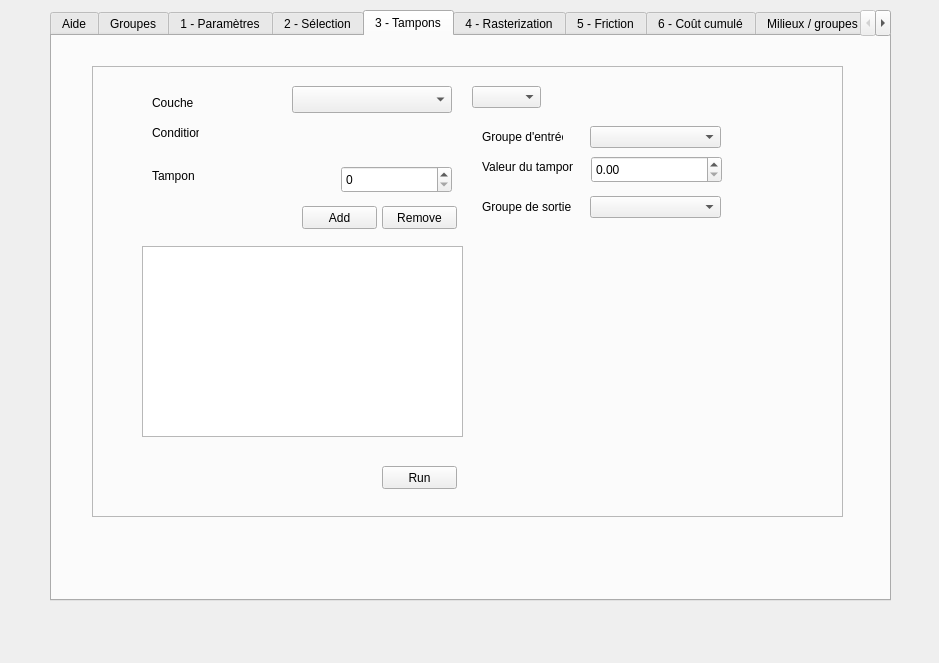
<?xml version="1.0" encoding="UTF-8"?>
<ui version="4.0">
 <class>EcologicalContinuityDialogBase</class>
 <widget class="QDialog" name="EcologicalContinuityDialogBase">
  <property name="geometry">
   <rect>
    <x>0</x>
    <y>0</y>
    <width>939</width>
    <height>663</height>
   </rect>
  </property>
  <property name="windowTitle">
   <string>Plugin Test</string>
  </property>
  <widget class="QTabWidget" name="groups">
   <property name="geometry">
    <rect>
     <x>50</x>
     <y>10</y>
     <width>841</width>
     <height>591</height>
    </rect>
   </property>
   <property name="focusPolicy">
    <enum>Qt::WheelFocus</enum>
   </property>
   <property name="currentIndex">
    <number>4</number>
   </property>
   <widget class="QWidget" name="tab_10">
    <attribute name="title">
     <string>Aide</string>
    </attribute>
   </widget>
   <widget class="QWidget" name="tab_8">
    <attribute name="title">
     <string>Groupes</string>
    </attribute>
    <widget class="QFrame" name="frame_4">
     <property name="geometry">
      <rect>
       <x>20</x>
       <y>10</y>
       <width>381</width>
       <height>271</height>
      </rect>
     </property>
     <property name="frameShape">
      <enum>QFrame::StyledPanel</enum>
     </property>
     <property name="frameShadow">
      <enum>QFrame::Raised</enum>
     </property>
     <widget class="QTableView" name="metagroupsView">
      <property name="geometry">
       <rect>
        <x>10</x>
        <y>130</y>
        <width>361</width>
        <height>131</height>
       </rect>
      </property>
     </widget>
     <widget class="QLabel" name="label_15">
      <property name="geometry">
       <rect>
        <x>20</x>
        <y>10</y>
        <width>81</width>
        <height>16</height>
       </rect>
      </property>
      <property name="font">
       <font>
        <pointsize>10</pointsize>
        <weight>75</weight>
        <bold>true</bold>
       </font>
      </property>
      <property name="text">
       <string>Metagroups</string>
      </property>
     </widget>
     <widget class="QLineEdit" name="metagroupsFilter">
      <property name="geometry">
       <rect>
        <x>20</x>
        <y>100</y>
        <width>113</width>
        <height>20</height>
       </rect>
      </property>
      <property name="font">
       <font>
        <pointsize>8</pointsize>
       </font>
      </property>
      <property name="placeholderText">
       <string>[Filter]</string>
      </property>
     </widget>
     <widget class="QPushButton" name="metagroupsRemove">
      <property name="geometry">
       <rect>
        <x>170</x>
        <y>100</y>
        <width>75</width>
        <height>23</height>
       </rect>
      </property>
      <property name="text">
       <string>Remove</string>
      </property>
     </widget>
     <widget class="QPushButton" name="metagroupsAdd">
      <property name="geometry">
       <rect>
        <x>280</x>
        <y>100</y>
        <width>75</width>
        <height>23</height>
       </rect>
      </property>
      <property name="text">
       <string>Add</string>
      </property>
     </widget>
     <widget class="QLineEdit" name="metagroupsDescr">
      <property name="geometry">
       <rect>
        <x>120</x>
        <y>70</y>
        <width>231</width>
        <height>20</height>
       </rect>
      </property>
     </widget>
     <widget class="QLineEdit" name="metagroupsName">
      <property name="geometry">
       <rect>
        <x>120</x>
        <y>40</y>
        <width>231</width>
        <height>20</height>
       </rect>
      </property>
     </widget>
     <widget class="QLabel" name="label_5">
      <property name="geometry">
       <rect>
        <x>40</x>
        <y>40</y>
        <width>47</width>
        <height>13</height>
       </rect>
      </property>
      <property name="text">
       <string>Name</string>
      </property>
     </widget>
     <widget class="QLabel" name="label_28">
      <property name="geometry">
       <rect>
        <x>40</x>
        <y>70</y>
        <width>61</width>
        <height>16</height>
       </rect>
      </property>
      <property name="text">
       <string>Description</string>
      </property>
     </widget>
    </widget>
    <widget class="QFrame" name="frame_5">
     <property name="geometry">
      <rect>
       <x>430</x>
       <y>10</y>
       <width>381</width>
       <height>341</height>
      </rect>
     </property>
     <property name="frameShape">
      <enum>QFrame::StyledPanel</enum>
     </property>
     <property name="frameShadow">
      <enum>QFrame::Raised</enum>
     </property>
     <widget class="QTableView" name="groupsView">
      <property name="geometry">
       <rect>
        <x>10</x>
        <y>200</y>
        <width>361</width>
        <height>131</height>
       </rect>
      </property>
     </widget>
     <widget class="QLabel" name="label_16">
      <property name="geometry">
       <rect>
        <x>20</x>
        <y>10</y>
        <width>81</width>
        <height>16</height>
       </rect>
      </property>
      <property name="font">
       <font>
        <pointsize>10</pointsize>
        <weight>75</weight>
        <bold>true</bold>
       </font>
      </property>
      <property name="text">
       <string>Groups</string>
      </property>
     </widget>
     <widget class="QLineEdit" name="groupsFilter">
      <property name="geometry">
       <rect>
        <x>20</x>
        <y>170</y>
        <width>113</width>
        <height>20</height>
       </rect>
      </property>
      <property name="font">
       <font>
        <pointsize>8</pointsize>
       </font>
      </property>
      <property name="placeholderText">
       <string>[Filter]</string>
      </property>
     </widget>
     <widget class="QPushButton" name="groupsRemove">
      <property name="geometry">
       <rect>
        <x>170</x>
        <y>170</y>
        <width>75</width>
        <height>23</height>
       </rect>
      </property>
      <property name="text">
       <string>Remove</string>
      </property>
     </widget>
     <widget class="QLineEdit" name="groupsDescr">
      <property name="geometry">
       <rect>
        <x>120</x>
        <y>70</y>
        <width>231</width>
        <height>20</height>
       </rect>
      </property>
     </widget>
     <widget class="QLabel" name="label_31">
      <property name="geometry">
       <rect>
        <x>40</x>
        <y>70</y>
        <width>61</width>
        <height>16</height>
       </rect>
      </property>
      <property name="text">
       <string>Description</string>
      </property>
     </widget>
     <widget class="QLabel" name="label_32">
      <property name="geometry">
       <rect>
        <x>40</x>
        <y>40</y>
        <width>47</width>
        <height>13</height>
       </rect>
      </property>
      <property name="text">
       <string>Name</string>
      </property>
     </widget>
     <widget class="QLineEdit" name="groupsName">
      <property name="geometry">
       <rect>
        <x>120</x>
        <y>40</y>
        <width>231</width>
        <height>20</height>
       </rect>
      </property>
     </widget>
     <widget class="QLabel" name="label_33">
      <property name="geometry">
       <rect>
        <x>40</x>
        <y>100</y>
        <width>47</width>
        <height>13</height>
       </rect>
      </property>
      <property name="text">
       <string>Layer</string>
      </property>
     </widget>
     <widget class="QLabel" name="label_34">
      <property name="geometry">
       <rect>
        <x>40</x>
        <y>130</y>
        <width>61</width>
        <height>16</height>
       </rect>
      </property>
      <property name="text">
       <string>Metagroup</string>
      </property>
     </widget>
     <widget class="QgsFileWidget" name="groupsLayer">
      <property name="geometry">
       <rect>
        <x>120</x>
        <y>100</y>
        <width>231</width>
        <height>27</height>
       </rect>
      </property>
      <property name="fileWidgetButtonVisible">
       <bool>true</bool>
      </property>
      <property name="filter">
       <string/>
      </property>
     </widget>
     <widget class="QComboBox" name="groupsMetagroup">
      <property name="geometry">
       <rect>
        <x>120</x>
        <y>130</y>
        <width>231</width>
        <height>22</height>
       </rect>
      </property>
     </widget>
     <widget class="QPushButton" name="groupsAdd">
      <property name="geometry">
       <rect>
        <x>270</x>
        <y>170</y>
        <width>75</width>
        <height>23</height>
       </rect>
      </property>
      <property name="text">
       <string>Add</string>
      </property>
     </widget>
    </widget>
   </widget>
   <widget class="QWidget" name="tab_9">
    <attribute name="title">
     <string>1 - Paramètres</string>
    </attribute>
   </widget>
   <widget class="QWidget" name="tab_3">
    <attribute name="title">
     <string>2 - Sélection</string>
    </attribute>
    <widget class="QFrame" name="frame">
     <property name="geometry">
      <rect>
       <x>50</x>
       <y>270</y>
       <width>341</width>
       <height>251</height>
      </rect>
     </property>
     <property name="frameShape">
      <enum>QFrame::StyledPanel</enum>
     </property>
     <property name="frameShadow">
      <enum>QFrame::Raised</enum>
     </property>
     <widget class="QTableWidget" name="groupVectTable">
      <property name="geometry">
       <rect>
        <x>0</x>
        <y>30</y>
        <width>341</width>
        <height>221</height>
       </rect>
      </property>
      <property name="editTriggers">
       <set>QAbstractItemView::NoEditTriggers</set>
      </property>
      <property name="tabKeyNavigation">
       <bool>true</bool>
      </property>
      <property name="showDropIndicator" stdset="0">
       <bool>true</bool>
      </property>
      <property name="dragDropOverwriteMode">
       <bool>true</bool>
      </property>
      <property name="columnCount">
       <number>6</number>
      </property>
      <column>
       <property name="text">
        <string>ID</string>
       </property>
      </column>
      <column>
       <property name="text">
        <string>Couche</string>
       </property>
      </column>
      <column>
       <property name="text">
        <string>Expression</string>
       </property>
      </column>
      <column>
       <property name="text">
        <string>Groupe</string>
       </property>
      </column>
      <column>
       <property name="text">
        <string>Métagroupe</string>
       </property>
      </column>
      <column>
       <property name="text">
        <string>Couche de sortie</string>
       </property>
      </column>
     </widget>
     <widget class="QPushButton" name="groupVectDelete">
      <property name="geometry">
       <rect>
        <x>260</x>
        <y>0</y>
        <width>75</width>
        <height>23</height>
       </rect>
      </property>
      <property name="text">
       <string>Delete</string>
      </property>
     </widget>
     <widget class="QPushButton" name="groupVectRefresh">
      <property name="geometry">
       <rect>
        <x>160</x>
        <y>0</y>
        <width>75</width>
        <height>23</height>
       </rect>
      </property>
      <property name="text">
       <string>Refresh</string>
      </property>
     </widget>
     <widget class="QLineEdit" name="groupVectFilter">
      <property name="geometry">
       <rect>
        <x>0</x>
        <y>0</y>
        <width>113</width>
        <height>20</height>
       </rect>
      </property>
      <property name="placeholderText">
       <string>Filter on layer name</string>
      </property>
     </widget>
    </widget>
    <widget class="QPushButton" name="groupVectRun">
     <property name="geometry">
      <rect>
       <x>310</x>
       <y>530</y>
       <width>75</width>
       <height>23</height>
      </rect>
     </property>
     <property name="text">
      <string>Run</string>
     </property>
    </widget>
    <widget class="QFrame" name="frame_2">
     <property name="geometry">
      <rect>
       <x>60</x>
       <y>10</y>
       <width>331</width>
       <height>241</height>
      </rect>
     </property>
     <property name="frameShape">
      <enum>QFrame::StyledPanel</enum>
     </property>
     <property name="frameShadow">
      <enum>QFrame::Raised</enum>
     </property>
     <widget class="QgsMapLayerComboBox" name="groupVectMapLayer">
      <property name="geometry">
       <rect>
        <x>150</x>
        <y>10</y>
        <width>160</width>
        <height>27</height>
       </rect>
      </property>
     </widget>
     <widget class="QLabel" name="label_7">
      <property name="geometry">
       <rect>
        <x>10</x>
        <y>10</y>
        <width>121</width>
        <height>21</height>
       </rect>
      </property>
      <property name="text">
       <string>Couche</string>
      </property>
     </widget>
     <widget class="QgsFieldExpressionWidget" name="groupVectFieldExpr">
      <property name="geometry">
       <rect>
        <x>110</x>
        <y>50</y>
        <width>200</width>
        <height>27</height>
       </rect>
      </property>
     </widget>
     <widget class="QLabel" name="label_8">
      <property name="geometry">
       <rect>
        <x>10</x>
        <y>50</y>
        <width>91</width>
        <height>21</height>
       </rect>
      </property>
      <property name="text">
       <string>Expression</string>
      </property>
     </widget>
     <widget class="QComboBox" name="groupVectGroupCombo">
      <property name="geometry">
       <rect>
        <x>240</x>
        <y>90</y>
        <width>69</width>
        <height>22</height>
       </rect>
      </property>
     </widget>
     <widget class="QLabel" name="label_9">
      <property name="geometry">
       <rect>
        <x>10</x>
        <y>90</y>
        <width>61</width>
        <height>21</height>
       </rect>
      </property>
      <property name="text">
       <string>Groupe</string>
      </property>
     </widget>
     <widget class="QLabel" name="label_10">
      <property name="geometry">
       <rect>
        <x>10</x>
        <y>120</y>
        <width>91</width>
        <height>21</height>
       </rect>
      </property>
      <property name="text">
       <string>Métagroupe</string>
      </property>
     </widget>
     <widget class="QPushButton" name="groupVectAdd">
      <property name="geometry">
       <rect>
        <x>230</x>
        <y>190</y>
        <width>75</width>
        <height>23</height>
       </rect>
      </property>
      <property name="text">
       <string>Add</string>
      </property>
     </widget>
     <widget class="QLineEdit" name="groupVectGroupLine">
      <property name="geometry">
       <rect>
        <x>110</x>
        <y>90</y>
        <width>113</width>
        <height>20</height>
       </rect>
      </property>
     </widget>
     <widget class="QLabel" name="label_11">
      <property name="geometry">
       <rect>
        <x>10</x>
        <y>150</y>
        <width>91</width>
        <height>21</height>
       </rect>
      </property>
      <property name="text">
       <string>Couche de sortie</string>
      </property>
     </widget>
     <widget class="QLineEdit" name="groupVectMetagroup">
      <property name="geometry">
       <rect>
        <x>110</x>
        <y>120</y>
        <width>113</width>
        <height>20</height>
       </rect>
      </property>
     </widget>
     <widget class="QgsFileWidget" name="groupVectOutLayer">
      <property name="geometry">
       <rect>
        <x>110</x>
        <y>150</y>
        <width>171</width>
        <height>27</height>
       </rect>
      </property>
     </widget>
    </widget>
    <widget class="QFrame" name="frame_6">
     <property name="geometry">
      <rect>
       <x>410</x>
       <y>30</y>
       <width>391</width>
       <height>481</height>
      </rect>
     </property>
     <property name="frameShape">
      <enum>QFrame::StyledPanel</enum>
     </property>
     <property name="frameShadow">
      <enum>QFrame::Raised</enum>
     </property>
     <widget class="QgsMapLayerComboBox" name="selectionInLayerCombo">
      <property name="geometry">
       <rect>
        <x>70</x>
        <y>10</y>
        <width>101</width>
        <height>27</height>
       </rect>
      </property>
     </widget>
     <widget class="QLabel" name="label_17">
      <property name="geometry">
       <rect>
        <x>10</x>
        <y>10</y>
        <width>121</width>
        <height>21</height>
       </rect>
      </property>
      <property name="text">
       <string>Couche</string>
      </property>
     </widget>
     <widget class="QgsFieldExpressionWidget" name="selectionExpr">
      <property name="geometry">
       <rect>
        <x>110</x>
        <y>50</y>
        <width>200</width>
        <height>27</height>
       </rect>
      </property>
     </widget>
     <widget class="QLabel" name="label_18">
      <property name="geometry">
       <rect>
        <x>10</x>
        <y>50</y>
        <width>91</width>
        <height>21</height>
       </rect>
      </property>
      <property name="text">
       <string>Expression</string>
      </property>
     </widget>
     <widget class="QComboBox" name="selectionGroupCombo">
      <property name="geometry">
       <rect>
        <x>240</x>
        <y>90</y>
        <width>69</width>
        <height>22</height>
       </rect>
      </property>
     </widget>
     <widget class="QLabel" name="label_19">
      <property name="geometry">
       <rect>
        <x>10</x>
        <y>90</y>
        <width>61</width>
        <height>21</height>
       </rect>
      </property>
      <property name="text">
       <string>Groupe</string>
      </property>
     </widget>
     <widget class="QLabel" name="label_20">
      <property name="geometry">
       <rect>
        <x>10</x>
        <y>120</y>
        <width>91</width>
        <height>21</height>
       </rect>
      </property>
      <property name="text">
       <string>Métagroupe</string>
      </property>
     </widget>
     <widget class="QPushButton" name="selectionAdd">
      <property name="geometry">
       <rect>
        <x>230</x>
        <y>190</y>
        <width>75</width>
        <height>23</height>
       </rect>
      </property>
      <property name="text">
       <string>Add</string>
      </property>
     </widget>
     <widget class="QLineEdit" name="selectionGroup">
      <property name="geometry">
       <rect>
        <x>110</x>
        <y>90</y>
        <width>113</width>
        <height>20</height>
       </rect>
      </property>
     </widget>
     <widget class="QLabel" name="label_21">
      <property name="geometry">
       <rect>
        <x>10</x>
        <y>150</y>
        <width>91</width>
        <height>21</height>
       </rect>
      </property>
      <property name="text">
       <string>Couche de sortie</string>
      </property>
     </widget>
     <widget class="QLineEdit" name="selectionMetagroup">
      <property name="geometry">
       <rect>
        <x>110</x>
        <y>120</y>
        <width>113</width>
        <height>20</height>
       </rect>
      </property>
     </widget>
     <widget class="QgsFileWidget" name="selectionOutLayer">
      <property name="geometry">
       <rect>
        <x>110</x>
        <y>150</y>
        <width>171</width>
        <height>27</height>
       </rect>
      </property>
     </widget>
     <widget class="QTableView" name="selectionView">
      <property name="geometry">
       <rect>
        <x>10</x>
        <y>230</y>
        <width>291</width>
        <height>192</height>
       </rect>
      </property>
     </widget>
     <widget class="QPushButton" name="selectionRemove">
      <property name="geometry">
       <rect>
        <x>230</x>
        <y>430</y>
        <width>75</width>
        <height>23</height>
       </rect>
      </property>
      <property name="text">
       <string>Remove</string>
      </property>
     </widget>
     <widget class="QgsFileWidget" name="selectionInLayer">
      <property name="geometry">
       <rect>
        <x>180</x>
        <y>10</y>
        <width>171</width>
        <height>27</height>
       </rect>
      </property>
     </widget>
    </widget>
   </widget>
   <widget class="QWidget" name="tab_5">
    <attribute name="title">
     <string>3 - Tampons</string>
    </attribute>
    <widget class="QFrame" name="frame_3">
     <property name="geometry">
      <rect>
       <x>40</x>
       <y>30</y>
       <width>751</width>
       <height>451</height>
      </rect>
     </property>
     <property name="frameShape">
      <enum>QFrame::StyledPanel</enum>
     </property>
     <property name="frameShadow">
      <enum>QFrame::Raised</enum>
     </property>
     <widget class="QLabel" name="label_13">
      <property name="geometry">
       <rect>
        <x>60</x>
        <y>30</y>
        <width>47</width>
        <height>13</height>
       </rect>
      </property>
      <property name="text">
       <string>Couche</string>
      </property>
     </widget>
     <widget class="QLabel" name="label_14">
      <property name="geometry">
       <rect>
        <x>60</x>
        <y>60</y>
        <width>47</width>
        <height>13</height>
       </rect>
      </property>
      <property name="text">
       <string>Condition</string>
      </property>
     </widget>
     <widget class="QTableView" name="bufferView">
      <property name="geometry">
       <rect>
        <x>50</x>
        <y>180</y>
        <width>321</width>
        <height>191</height>
       </rect>
      </property>
     </widget>
     <widget class="QgsMapLayerComboBox" name="bufferMapLayer">
      <property name="geometry">
       <rect>
        <x>200</x>
        <y>20</y>
        <width>160</width>
        <height>27</height>
       </rect>
      </property>
     </widget>
     <widget class="QgsFieldExpressionWidget" name="bufferCondition">
      <property name="geometry">
       <rect>
        <x>160</x>
        <y>60</y>
        <width>200</width>
        <height>27</height>
       </rect>
      </property>
     </widget>
     <widget class="QgsSpinBox" name="bufferValueOld">
      <property name="geometry">
       <rect>
        <x>249</x>
        <y>100</y>
        <width>111</width>
        <height>27</height>
       </rect>
      </property>
      <property name="minimum">
       <number>0</number>
      </property>
      <property name="maximum">
       <number>999</number>
      </property>
     </widget>
     <widget class="QLabel" name="label_30">
      <property name="geometry">
       <rect>
        <x>60</x>
        <y>100</y>
        <width>46</width>
        <height>20</height>
       </rect>
      </property>
      <property name="text">
       <string>Tampon</string>
      </property>
     </widget>
     <widget class="QPushButton" name="bufferRemove">
      <property name="geometry">
       <rect>
        <x>290</x>
        <y>140</y>
        <width>75</width>
        <height>23</height>
       </rect>
      </property>
      <property name="text">
       <string>Remove</string>
      </property>
     </widget>
     <widget class="QPushButton" name="bufferAdd">
      <property name="geometry">
       <rect>
        <x>210</x>
        <y>140</y>
        <width>75</width>
        <height>23</height>
       </rect>
      </property>
      <property name="text">
       <string>Add</string>
      </property>
     </widget>
     <widget class="QPushButton" name="bufferRun">
      <property name="geometry">
       <rect>
        <x>290</x>
        <y>400</y>
        <width>75</width>
        <height>23</height>
       </rect>
      </property>
      <property name="text">
       <string>Run</string>
      </property>
     </widget>
     <widget class="QComboBox" name="bufferInGroupCombo">
      <property name="geometry">
       <rect>
        <x>380</x>
        <y>20</y>
        <width>69</width>
        <height>22</height>
       </rect>
      </property>
     </widget>
     <widget class="QLabel" name="bufferInGroupLabel">
      <property name="geometry">
       <rect>
        <x>390</x>
        <y>60</y>
        <width>81</width>
        <height>21</height>
       </rect>
      </property>
      <property name="text">
       <string>Groupe d'entrée</string>
      </property>
     </widget>
     <widget class="QComboBox" name="bufferInGroup">
      <property name="geometry">
       <rect>
        <x>498</x>
        <y>60</y>
        <width>131</width>
        <height>22</height>
       </rect>
      </property>
     </widget>
     <widget class="QgsDoubleSpinBox" name="bufferValue">
      <property name="geometry">
       <rect>
        <x>499</x>
        <y>90</y>
        <width>131</width>
        <height>27</height>
       </rect>
      </property>
      <property name="minimum">
       <double>0.000000000000000</double>
      </property>
      <property name="maximum">
       <double>9999999.000000000000000</double>
      </property>
     </widget>
     <widget class="QLabel" name="bufferValueLabel">
      <property name="geometry">
       <rect>
        <x>390</x>
        <y>90</y>
        <width>91</width>
        <height>21</height>
       </rect>
      </property>
      <property name="text">
       <string>Valeur du tampon</string>
      </property>
     </widget>
     <widget class="QComboBox" name="bufferOutGroup">
      <property name="geometry">
       <rect>
        <x>498</x>
        <y>130</y>
        <width>131</width>
        <height>22</height>
       </rect>
      </property>
     </widget>
     <widget class="QLabel" name="bufferOutGroupLabel">
      <property name="geometry">
       <rect>
        <x>390</x>
        <y>130</y>
        <width>91</width>
        <height>21</height>
       </rect>
      </property>
      <property name="text">
       <string>Groupe de sortie</string>
      </property>
     </widget>
    </widget>
   </widget>
   <widget class="QWidget" name="tab_2">
    <attribute name="title">
     <string>4 - Rasterization</string>
    </attribute>
    <widget class="QLabel" name="label_4">
     <property name="geometry">
      <rect>
       <x>60</x>
       <y>40</y>
       <width>121</width>
       <height>21</height>
      </rect>
     </property>
     <property name="text">
      <string>Couche vecteur initiale</string>
     </property>
    </widget>
    <widget class="QgsMapLayerComboBox" name="rasterInLayer">
     <property name="geometry">
      <rect>
       <x>220</x>
       <y>40</y>
       <width>160</width>
       <height>27</height>
      </rect>
     </property>
    </widget>
    <widget class="QgsFileWidget" name="rasterOutLayer">
     <property name="geometry">
      <rect>
       <x>230</x>
       <y>140</y>
       <width>90</width>
       <height>27</height>
      </rect>
     </property>
    </widget>
    <widget class="QLabel" name="label_12">
     <property name="geometry">
      <rect>
       <x>60</x>
       <y>140</y>
       <width>121</width>
       <height>21</height>
      </rect>
     </property>
     <property name="text">
      <string>Raster de sortie</string>
     </property>
    </widget>
    <widget class="QPushButton" name="rasterAdd">
     <property name="geometry">
      <rect>
       <x>290</x>
       <y>230</y>
       <width>75</width>
       <height>23</height>
      </rect>
     </property>
     <property name="text">
      <string>Add</string>
     </property>
    </widget>
    <widget class="QgsFieldComboBox" name="rasterField">
     <property name="geometry">
      <rect>
       <x>220</x>
       <y>90</y>
       <width>160</width>
       <height>27</height>
      </rect>
     </property>
    </widget>
    <widget class="QLabel" name="label_6">
     <property name="geometry">
      <rect>
       <x>60</x>
       <y>90</y>
       <width>121</width>
       <height>21</height>
      </rect>
     </property>
     <property name="text">
      <string>Champ</string>
     </property>
    </widget>
    <widget class="QTableView" name="rasterView">
     <property name="geometry">
      <rect>
       <x>70</x>
       <y>290</y>
       <width>321</width>
       <height>191</height>
      </rect>
     </property>
    </widget>
    <widget class="QPushButton" name="rasterRun">
     <property name="geometry">
      <rect>
       <x>300</x>
       <y>500</y>
       <width>75</width>
       <height>23</height>
      </rect>
     </property>
     <property name="text">
      <string>Run</string>
     </property>
    </widget>
    <widget class="QPushButton" name="rasterRemove">
     <property name="geometry">
      <rect>
       <x>290</x>
       <y>260</y>
       <width>75</width>
       <height>23</height>
      </rect>
     </property>
     <property name="text">
      <string>Remove</string>
     </property>
    </widget>
    <widget class="QComboBox" name="rasterInGroupCombo">
     <property name="geometry">
      <rect>
       <x>400</x>
       <y>40</y>
       <width>69</width>
       <height>22</height>
      </rect>
     </property>
    </widget>
    <widget class="QLineEdit" name="rasterOutGroup">
     <property name="geometry">
      <rect>
       <x>510</x>
       <y>80</y>
       <width>113</width>
       <height>20</height>
      </rect>
     </property>
    </widget>
    <widget class="QLineEdit" name="rasterOutMetagroup">
     <property name="geometry">
      <rect>
       <x>510</x>
       <y>110</y>
       <width>113</width>
       <height>20</height>
      </rect>
     </property>
    </widget>
    <widget class="QLabel" name="label_25">
     <property name="geometry">
      <rect>
       <x>410</x>
       <y>80</y>
       <width>61</width>
       <height>21</height>
      </rect>
     </property>
     <property name="text">
      <string>Groupe</string>
     </property>
    </widget>
    <widget class="QLabel" name="label_26">
     <property name="geometry">
      <rect>
       <x>410</x>
       <y>110</y>
       <width>91</width>
       <height>21</height>
      </rect>
     </property>
     <property name="text">
      <string>Métagroupe</string>
     </property>
    </widget>
    <widget class="QgsFileWidget" name="rasterOutLayer_2">
     <property name="geometry">
      <rect>
       <x>510</x>
       <y>140</y>
       <width>171</width>
       <height>27</height>
      </rect>
     </property>
    </widget>
    <widget class="QLabel" name="label_27">
     <property name="geometry">
      <rect>
       <x>410</x>
       <y>140</y>
       <width>91</width>
       <height>21</height>
      </rect>
     </property>
     <property name="text">
      <string>Couche de sortie</string>
     </property>
    </widget>
    <widget class="QComboBox" name="rasterOutGroupCombo">
     <property name="geometry">
      <rect>
       <x>640</x>
       <y>80</y>
       <width>69</width>
       <height>22</height>
      </rect>
     </property>
    </widget>
   </widget>
   <widget class="QWidget" name="Friction">
    <attribute name="title">
     <string>5 - Friction</string>
    </attribute>
   </widget>
   <widget class="QWidget" name="tab">
    <attribute name="title">
     <string>6 - Coût cumulé</string>
    </attribute>
    <widget class="QLabel" name="label">
     <property name="geometry">
      <rect>
       <x>80</x>
       <y>20</y>
       <width>91</width>
       <height>20</height>
      </rect>
     </property>
     <property name="text">
      <string>Raster de départ</string>
     </property>
    </widget>
    <widget class="QLabel" name="label_2">
     <property name="geometry">
      <rect>
       <x>80</x>
       <y>70</y>
       <width>111</width>
       <height>16</height>
      </rect>
     </property>
     <property name="text">
      <string>Raster de perméabilité</string>
     </property>
    </widget>
    <widget class="QLabel" name="label_3">
     <property name="geometry">
      <rect>
       <x>100</x>
       <y>110</y>
       <width>46</width>
       <height>13</height>
      </rect>
     </property>
     <property name="text">
      <string>Coût max</string>
     </property>
    </widget>
    <widget class="QgsMapLayerComboBox" name="costStartRaster">
     <property name="geometry">
      <rect>
       <x>220</x>
       <y>20</y>
       <width>160</width>
       <height>27</height>
      </rect>
     </property>
    </widget>
    <widget class="QgsMapLayerComboBox" name="costPermRaster">
     <property name="geometry">
      <rect>
       <x>220</x>
       <y>60</y>
       <width>160</width>
       <height>27</height>
      </rect>
     </property>
    </widget>
    <widget class="QgsSpinBox" name="costMaxVal">
     <property name="geometry">
      <rect>
       <x>250</x>
       <y>110</y>
       <width>90</width>
       <height>27</height>
      </rect>
     </property>
    </widget>
    <widget class="QPushButton" name="runButton">
     <property name="geometry">
      <rect>
       <x>310</x>
       <y>490</y>
       <width>75</width>
       <height>23</height>
      </rect>
     </property>
     <property name="text">
      <string>Run</string>
     </property>
    </widget>
    <widget class="QgsFileWidget" name="costOutLayer">
     <property name="geometry">
      <rect>
       <x>220</x>
       <y>150</y>
       <width>171</width>
       <height>21</height>
      </rect>
     </property>
    </widget>
    <widget class="QLabel" name="label_29">
     <property name="geometry">
      <rect>
       <x>80</x>
       <y>150</y>
       <width>91</width>
       <height>16</height>
      </rect>
     </property>
     <property name="text">
      <string>Couche de sortie</string>
     </property>
    </widget>
    <widget class="QTableView" name="rasterView_2">
     <property name="geometry">
      <rect>
       <x>80</x>
       <y>280</y>
       <width>321</width>
       <height>191</height>
      </rect>
     </property>
    </widget>
    <widget class="QPushButton" name="costRemove">
     <property name="geometry">
      <rect>
       <x>310</x>
       <y>220</y>
       <width>75</width>
       <height>23</height>
      </rect>
     </property>
     <property name="text">
      <string>Remove</string>
     </property>
    </widget>
    <widget class="QPushButton" name="costAdd">
     <property name="geometry">
      <rect>
       <x>230</x>
       <y>220</y>
       <width>75</width>
       <height>23</height>
      </rect>
     </property>
     <property name="text">
      <string>Run</string>
     </property>
    </widget>
   </widget>
   <widget class="QWidget" name="tab_4">
    <attribute name="title">
     <string>Milieux / groupes</string>
    </attribute>
    <widget class="QTableWidget" name="groupTable">
     <property name="geometry">
      <rect>
       <x>120</x>
       <y>100</y>
       <width>331</width>
       <height>192</height>
      </rect>
     </property>
     <column>
      <property name="text">
       <string>Identifiant</string>
      </property>
     </column>
     <column>
      <property name="text">
       <string>Nom complet</string>
      </property>
     </column>
    </widget>
    <widget class="QPushButton" name="buttonRemoveGroup">
     <property name="geometry">
      <rect>
       <x>370</x>
       <y>270</y>
       <width>75</width>
       <height>23</height>
      </rect>
     </property>
     <property name="text">
      <string>Remove</string>
     </property>
    </widget>
    <widget class="QPushButton" name="buttonAddGroup">
     <property name="geometry">
      <rect>
       <x>280</x>
       <y>270</y>
       <width>75</width>
       <height>23</height>
      </rect>
     </property>
     <property name="text">
      <string>Add</string>
     </property>
    </widget>
    <widget class="QPushButton" name="buttonSaveGroups">
     <property name="geometry">
      <rect>
       <x>370</x>
       <y>310</y>
       <width>75</width>
       <height>23</height>
      </rect>
     </property>
     <property name="text">
      <string>Save Groups</string>
     </property>
    </widget>
   </widget>
   <widget class="QWidget" name="tab_6">
    <attribute name="title">
     <string>Page</string>
    </attribute>
    <widget class="QTableView" name="dlgTableView">
     <property name="geometry">
      <rect>
       <x>130</x>
       <y>80</y>
       <width>361</width>
       <height>311</height>
      </rect>
     </property>
    </widget>
   </widget>
   <widget class="QWidget" name="tab_7">
    <attribute name="title">
     <string>Page</string>
    </attribute>
    <widget class="QTableView" name="tableViewSql">
     <property name="geometry">
      <rect>
       <x>140</x>
       <y>110</y>
       <width>361</width>
       <height>311</height>
      </rect>
     </property>
    </widget>
   </widget>
  </widget>
 </widget>
 <customwidgets>
  <customwidget>
   <class>QgsDoubleSpinBox</class>
   <extends>QDoubleSpinBox</extends>
   <header>qgis.gui</header>
  </customwidget>
  <customwidget>
   <class>QgsFieldComboBox</class>
   <extends>QComboBox</extends>
   <header>qgis.gui</header>
  </customwidget>
  <customwidget>
   <class>QgsFieldExpressionWidget</class>
   <extends>QWidget</extends>
   <header>qgis.gui</header>
  </customwidget>
  <customwidget>
   <class>QgsFileWidget</class>
   <extends>QWidget</extends>
   <header>qgis.gui</header>
  </customwidget>
  <customwidget>
   <class>QgsMapLayerComboBox</class>
   <extends>QComboBox</extends>
   <header>qgis.gui</header>
  </customwidget>
  <customwidget>
   <class>QgsSpinBox</class>
   <extends>QSpinBox</extends>
   <header>qgis.gui</header>
  </customwidget>
 </customwidgets>
 <resources/>
 <connections/>
</ui>
